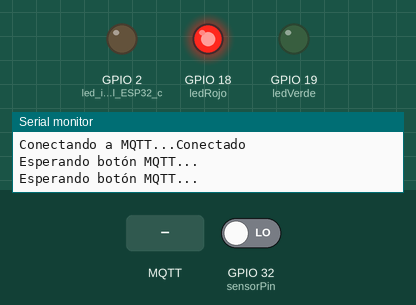
Bench run of a sketch on a simulated ESP32. Parts: output pins drawn as LEDs (lit = HIGH), the last lines printed to the serial monitor. The test bench sets the inputs (shaded band); at power-on: GPIO 32 (sensorPin) LOW. WiFi joins after 1.5 s; servers stay silent unless stated; the local clock reads 2024-03-15 10:24:30 at power-on unless the sketch sets it; no MQTT or app messages arrive unless stated.

Above: at 3.2 s.
3.3 s: MQTT message "1" arrives on the first subscribed topic
At 4.9 s:
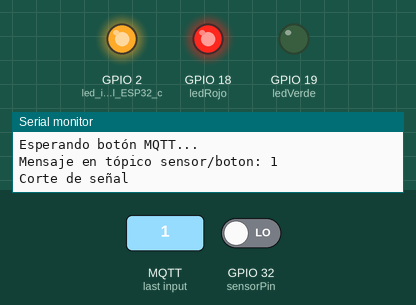
5.5 s: GPIO 32 (sensorPin) driven HIGH
At 6.5 s:
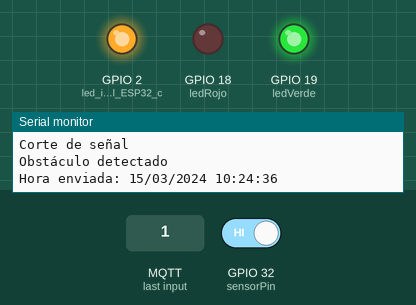
7.5 s: GPIO 32 (sensorPin) driven LOW
At 9.2 s:
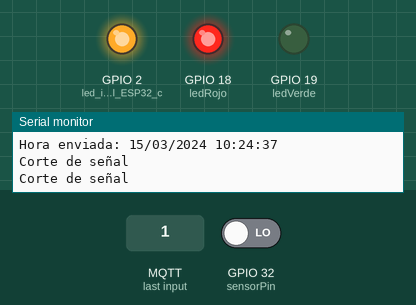
9.5 s: MQTT message "sensor/boton" arrives on the first subscribed topic
At 10.8 s:
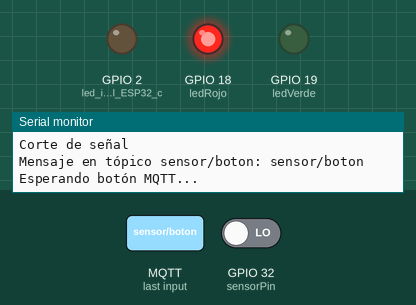
Timing chart, 0 to 12.5 s (numbered marks = the images above; inputs shaded):
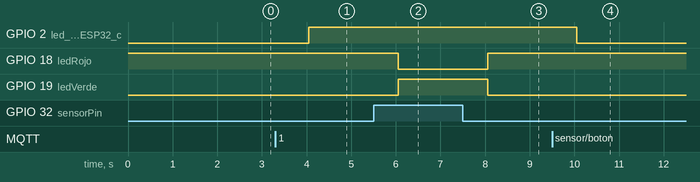

The sketch:

proyectobueno.ino
```cpp
#include <WiFi.h>
#include "time.h"
#include <PubSubClient.h>
#include <stdint.h>
//librerías necesarias para conectarse por wifi, para trabajar con fecha y hora, y comunicación mqtt

// Pines
int8_t sensorPin = 32;
int8_t ledRojo = 18;
int8_t ledVerde = 19;

// WiFi
const char* ssid = "DIGIFIBRA-TZfC";
const char* password = "3yHcu7GKQ2H3";
//const char* ssid = "ALUMNOS_CICLOS";
//const char* password = "Ciclos2025sz?";

// NTP (hora)
const char* ntpServer = "es.pool.ntp.org";//servidor NTP ubicado en España
const int32_t gmtOffset_sec = 3600;// horario estándar
const int32_t daylightOffset_sec = 3600;//horario de verano
struct tm timeinfo; //almacenará la fecha y hora actual

// MQTT
const char* mqtt_username = "leire1";
const char* mqtt_password = "1357";
const char* mqtt_server = "broker.emqx.io";//dirección de un broker MQTT
const int mqtt_port = 1883;
WiFiClient espClient; //maneja la conexión
PubSubClient mqtt_client(espClient);

// Botón MQTT
int32_t button = 0;

// Función cuando llega mensaje MQTT
void callback(char* topic, byte* payload, unsigned int length) {//nombre del tópico, contenido del mensaje, nº de bytes
  String message = "";
  for (unsigned int i = 0; i < length; i++) {
    message += (char)payload[i];
  }//convierte cada byte del mensaje (payload[i]) a carácter (char) y lo va añadiendo a la cadena message
  Serial.print("Mensaje en tópico ");
  Serial.print(topic);
  Serial.print(": ");
  Serial.println(message);

//Si el valor es 1 activa LED_BUILTIN y pone button = 1 si no lo apaga (button = 0)
  if (String(topic) == "sensor/boton") {
    if (message == "1") {
      digitalWrite(LED_BUILTIN, HIGH); // Encender LED_BUILTIN
      button = 1;
    } else {
      digitalWrite(LED_BUILTIN, LOW); // Apagar LED_BUILTIN
      button = 0;
    }
  }
}

// Conexión al broker MQTT para interacción con el botón de la app
void reconnect() {
  while (!mqtt_client.connected()) { //bucle por si no se conecta a la primera
    Serial.print("Conectando a MQTT...");
    String clientId = "esp32-" + String(WiFi.macAddress());//Crea un ID único para evitar conflictos con otros dispositivos
    if (mqtt_client.connect(clientId.c_str(), mqtt_username, mqtt_password)) {//ID y credenciales si son necesarias
      Serial.println("Conectado");
      mqtt_client.subscribe("sensor/boton");//para recibir los mensajes
    } else {
      Serial.print("Fallo (estado: ");
      Serial.print(mqtt_client.state());
      Serial.println("). Reintentando...");
      delay(2000);
    }
  }
}

void setup() {
  Serial.begin(115200);

  // Pines
  pinMode(sensorPin, INPUT); //sensor infrarrojo entrada
  pinMode(ledRojo, OUTPUT); // led rojo salida
  pinMode(ledVerde, OUTPUT); //led verde salida
  pinMode(LED_BUILTIN, OUTPUT); //led integrado del ESP32 como salida se activa con el botón
  digitalWrite(ledRojo, HIGH);//led rojo encendido por espera o error
  digitalWrite(ledVerde, LOW);//led verde apagado se activa con el botón y cuando no haya corte de señal
  digitalWrite(LED_BUILTIN, LOW);//led integrado del ESP32 apagado se activa con el botón de la app

  // Conectar a WiFi
  WiFi.begin(ssid, password);
  Serial.println("Conectando a WiFi...");
  while (WiFi.status() != WL_CONNECTED) {//evalua hasta que hay conexión
    delay(1000);
    Serial.print(".");
  }
  Serial.println("\nWiFi conectado. Dirección IP:");
  Serial.println(WiFi.localIP());

  // Configurar hora NTP
  configTime(gmtOffset_sec, daylightOffset_sec, ntpServer);

  // configuración MQTT y llamada a la función
  mqtt_client.setServer(mqtt_server, mqtt_port);
  mqtt_client.setCallback(callback);
}

void loop() {
  if (!mqtt_client.connected()) {
    reconnect();
  }
  mqtt_client.loop();
//Verificación de la conexión
  int32_t valor = digitalRead(sensorPin);

//Si el botón MQTT está activado y Si detecta obstáculo se enciende led rojo y publica la hora actual por la app
  if (button == 1) {
    if (valor == HIGH) {
      Serial.println("Obstáculo detectado");
      digitalWrite(ledRojo, LOW);
      digitalWrite(ledVerde, HIGH);

      if (getLocalTime(&timeinfo)) {
        char buffer[64];// espacio para almacenar la cadena de fecha y hora
        strftime(buffer, sizeof(buffer), "%d/%m/%Y %H:%M:%S", &timeinfo);//cadena con formato día/mes/año hora:minuto:segundo
        mqtt_client.publish("sensor/hora", buffer);//envía la hora actualizada del MQTT
        Serial.print("Hora enviada: ");
        Serial.println(buffer);
      } else {
        Serial.println("No se pudo obtener la hora.");
      }
      //Si no hay obstáculo led rojo off, led verde on
    } else {
      Serial.println("Corte de señal");
      digitalWrite(ledRojo, HIGH);
      digitalWrite(ledVerde, LOW);
    }
    //Si el botón está desactivado espera y mantiene solo el led rojo encendido
  } else {
    Serial.println("Esperando botón MQTT...");
    digitalWrite(ledRojo, HIGH);
    digitalWrite(ledVerde, LOW);
  }

  delay(1000);
}
```

Measured:
- after the input at 3.3 s, GPIO 2 (led_integrado_del_ESP32_c): LOW → HIGH after 0.75 s
- after the input at 5.5 s, GPIO 18 (ledRojo): HIGH → LOW after 0.56 s; GPIO 19 (ledVerde): LOW → HIGH after 0.56 s
- after the input at 7.5 s, GPIO 18 (ledRojo): LOW → HIGH after 0.56 s; GPIO 19 (ledVerde): HIGH → LOW after 0.56 s
- after the input at 9.5 s, GPIO 2 (led_integrado_del_ESP32_c): HIGH → LOW after 0.56 s
